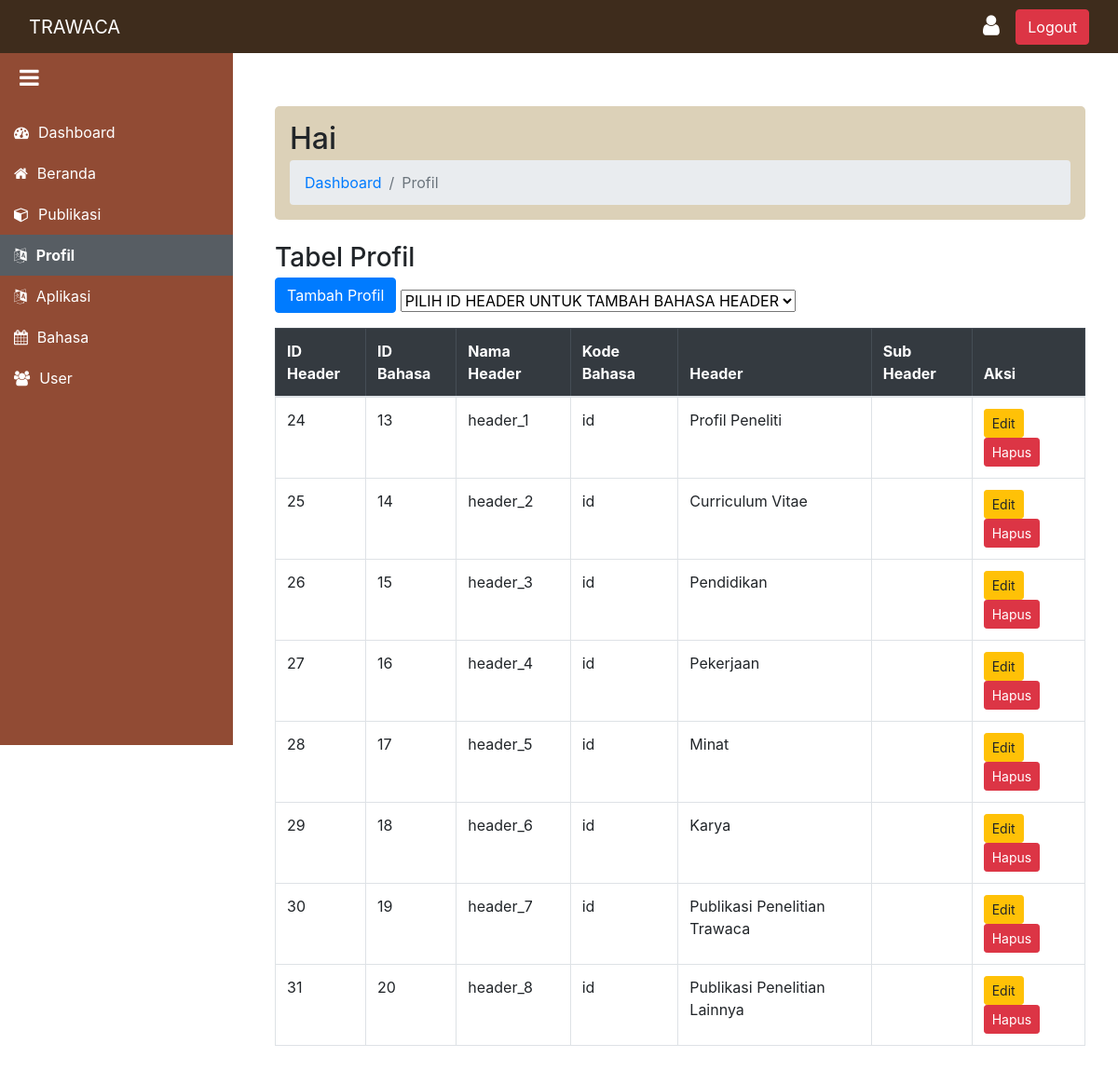
Screenshot of /Adminn/profil_dashboard.php with the database file from the repository.
### tables this page shows
CREATE TABLE `profil_peneliti_header_bahasa` (
  `id_bahasa` int(11) NOT NULL,
  `id_header` int(11) DEFAULT NULL,
  `kode_bahasa` varchar(10) DEFAULT NULL,
  `header` varchar(255) DEFAULT NULL,
  `sub_header` varchar(255) DEFAULT NULL
);

CREATE TABLE `profil_peneliti_header` (
  `id_header` int(50) NOT NULL,
  `nama_header` varchar(50) NOT NULL
);

### backend/admin_header_profil_backend.php (called while the page is built, shortened)
<?php
include(__DIR__ . '../../config/database.php');
$query = "
    SELECT
        pph.id_header,
        pph.nama_header,
        pphb.id_bahasa,
        pphb.id_header,
        pphb.kode_bahasa,
        pphb.header,
        pphb.sub_header
    FROM
        profil_peneliti_header pph
    JOIN
        profil_peneliti_header_bahasa pphb ON pph.id_header = pphb.id_header";
$stmt = $pdo->prepare($query);
$stmt->execute();
$HeaderProfil = $stmt->fetchAll(PDO::FETCH_ASSOC);
?>

### Adminn/profil_dashboard.php (the view, shortened to what this page needs)
<?php
include '../backend/admin_header_profil_backend.php';
?>
<!DOCTYPE html>
<html lang="id">
<head>
    <link href="../trawaca_bootstrap/bootstrap.min.css" rel="stylesheet">
    <link rel="stylesheet" href="https://cdnjs.cloudflare.com/ajax/libs/font-awesome/4.7.0/css/font-awesome.min.css">
</head>
<body>
    <nav class="navbar navbar-expand-lg navbar-dark">
        <div class="container-fluid">
        <button class="sidebar-toggle" onclick="toggleSidebar()">
                <i class="fa fa-bars"></i>
            </button>
            <a class="navbar-brand" href="#">TRAWACA</a>
            <div class="ml-auto">
                <a href="profil.php" class="btn">
                    <i class="fa fa-user" style="font-size: 25px; color: white;"></i>
                </a>
                <a href="../logout.php" class="btn btn-danger">Logout</a>
            </div>
        </div>
    </nav>
    <div class="sidebar" id="sidebar">
        <a href="dashboard.php"><i class="fa fa-tachometer"></i> <span class="menu-text">Dashboard</span></a>
        <a href="beranda_dashboard.php" ><i class="fa fa-home"></i> <span class="menu-text">Beranda</span></a>
        <a href="publikasi_dashboard.php"><i class="fa fa-cube"></i> <span class="menu-text">Publikasi</span></a>
        <a href="profil_dashboard.php" class="active"><i class="fa fa-language"></i> <span class="menu-text">Profil</span></a>
        <a href="aplikasi_dashboard.php"><i class="fa fa-language"></i> <span class="menu-text">Aplikasi</span></a>
        <a href="bahasa_dashboard.php"><i class="fa fa-calendar"></i> <span class="menu-text">Bahasa</span></a>
        <a href="user_dashboard.php"><i class="fa fa-users"></i> <span class="menu-text">User</span></a>
    </div>
    <div class="admin-content" id="content">
        <div class="container mt-4">
            <div class="header p-3 mb-4" style="background-color: #DCD1B8; border-radius: 5px;">
                <h2 class="mb-1">Hai <?= $_SESSION['username']?></h2>
                <nav aria-label="breadcrumb">
                    <ol class="breadcrumb mb-0">
                        <li class="breadcrumb-item"><a href="dashboard.php">Dashboard</a></li>
                        <li class="breadcrumb-item active" aria-current="page">Profil</li>
                    </ol>
                </nav>
            </div>
            <h3 class="mb-1">Tabel  Profil</h3>
            <a href="CRU/header_profil_tambah.php" class="btn btn-primary mb-3">Tambah Profil</a>
            <select onchange="window.location.href=this.value;">
                <option value="">PILIH ID HEADER UNTUK TAMBAH BAHASA HEADER</option>
            </select>
            <table class="table table-bordered">
                <thead class="table-dark">
                    <tr>
                        <th>ID Header</th>
                        <th>ID Bahasa</th>
                        <th>Nama Header</th>
                        <th>Kode Bahasa</th>
                        <th>Header</th>
                        <th>Sub Header</th>
                        <th>Aksi</th>
                    </tr>
                </thead>
                <tbody>
                    <?php foreach ($HeaderProfil as $rowHeader) : ?>
                        <tr>
                            <td><?= $rowHeader['id_header']; ?></td>
                            <td><?= $rowHeader['id_bahasa']; ?></td>
                            <td><?= $rowHeader['nama_header']; ?></td>
                            <td><?= $rowHeader['kode_bahasa']; ?></td>
                            <td><?= $rowHeader['header']; ?></td>
                            <td><?= $rowHeader['sub_header']; ?></td>
                            <td>
                                <a href="CRU/header_profil_edit.php?edit=<?= $rowHeader['id_bahasa']; ?>" class="btn btn-warning btn-sm">Edit</a>
                                <a href="?deleteheaderprofil=<?= $rowHeader['id_bahasa']; ?>" class="btn btn-danger btn-sm" onclick="return confirm('Yakin ingin menghapus?')">Hapus</a>
                            </td>
                        </tr>
                    <?php endforeach; ?>
                </tbody>
            </table>
        </div>
    </div>
</body>
</html>

### Adminn/profil_dashboard.php (style rules this page uses)
body { display: flex; flex-direction: column; height: 100vh; margin: 0; overflow-x: hidden; }
.navbar { position: fixed; top: 0; width: 100%; z-index: 1000; background-color: #3E2C1C; }
.sidebar { width: 250px; height: 100vh; background-color: #914b34; padding-top: 120px; position: fixed; left: 0; transition: width 0.3s ease-in-out, transform 0.3s ease-in-out; overflow: hidden; }
.sidebar a { padding: 10px 15px; display: flex; align-items: center; color: white; text-decoration: none; white-space: nowrap; transition: background-color 0.3s; }
.sidebar a i { margin-right: 10px; }
.sidebar a.active { background-color: #575d63; font-weight: bold; }
.admin-content { margin-left: 260px; margin-top: 70px; padding: 20px; width: calc(100% - 260px); transition: margin-left 0.3s ease-in-out, width 0.3s ease-in-out; }
.sidebar-toggle { position: absolute; top: 65px; left: 15px; font-size: 24px; background: none; border: none; color: white; cursor: pointer; z-index: 1100; }

### rows the page displays
profil_peneliti_header_bahasa: id_header "24", id_bahasa "13", id_header.nama_header "header_1", kode_bahasa "id", header "Profil Peneliti"
profil_peneliti_header_bahasa: id_header "25", id_bahasa "14", id_header.nama_header "header_2", kode_bahasa "id", header "Curriculum Vitae"
profil_peneliti_header_bahasa: id_header "26", id_bahasa "15", id_header.nama_header "header_3", kode_bahasa "id", header "Pendidikan"
profil_peneliti_header_bahasa: id_header "27", id_bahasa "16", id_header.nama_header "header_4", kode_bahasa "id", header "Pekerjaan"
profil_peneliti_header_bahasa: id_header "28", id_bahasa "17", id_header.nama_header "header_5", kode_bahasa "id", header "Minat"
profil_peneliti_header_bahasa: id_header "29", id_bahasa "18", id_header.nama_header "header_6", kode_bahasa "id", header "Karya"
profil_peneliti_header_bahasa: id_header "30", id_bahasa "19", id_header.nama_header "header_7", kode_bahasa "id", header "Publikasi Penelitian Trawaca"
profil_peneliti_header_bahasa: id_header "31", id_bahasa "20", id_header.nama_header "header_8", kode_bahasa "id", header "Publikasi Penelitian Lainnya"
